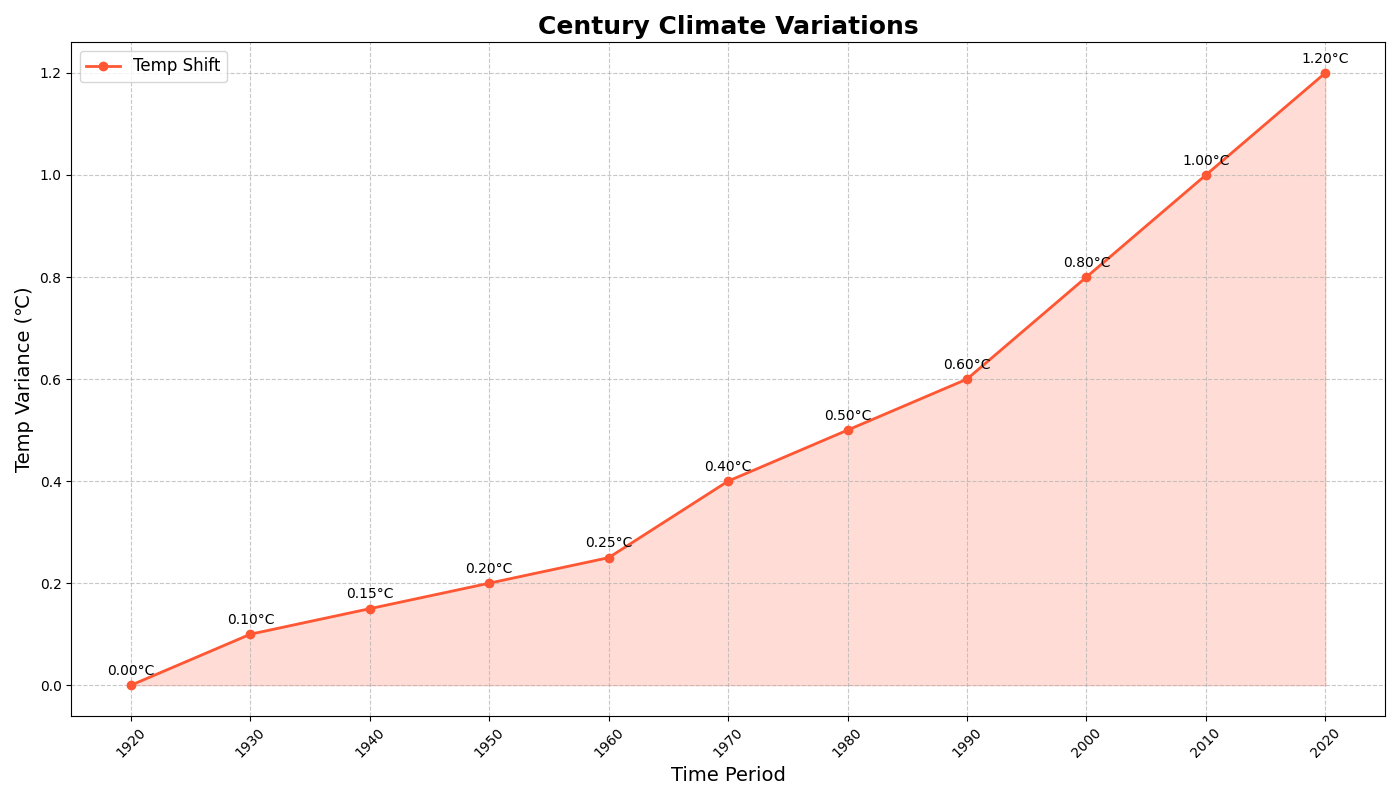

Source code (Python):
import matplotlib.pyplot as plt
import numpy as np

decades = np.arange(1920, 2030, 10)
temp_changes = [0.0, 0.1, 0.15, 0.2, 0.25, 0.4, 0.5, 0.6, 0.8, 1.0, 1.2]

plt.figure(figsize=(14, 8))

plt.plot(decades, temp_changes, marker='o', linestyle='-', color='#FF5733', linewidth=2, label='Temp Shift')
plt.fill_between(decades, temp_changes, color='#FF5733', alpha=0.2)

for i in range(len(decades)):
    plt.text(decades[i], temp_changes[i]+0.02, f'{temp_changes[i]:.2f}°C', ha='center', fontsize=10)

plt.title('Century Climate Variations', fontsize=18, fontweight='bold')
plt.xlabel('Time Period', fontsize=14)
plt.ylabel('Temp Variance (℃)', fontsize=14)
plt.grid(True, linestyle='--', alpha=0.7)
plt.legend(loc='upper left', fontsize=12)
plt.xticks(decades, rotation=45)
plt.tight_layout()
plt.show()
